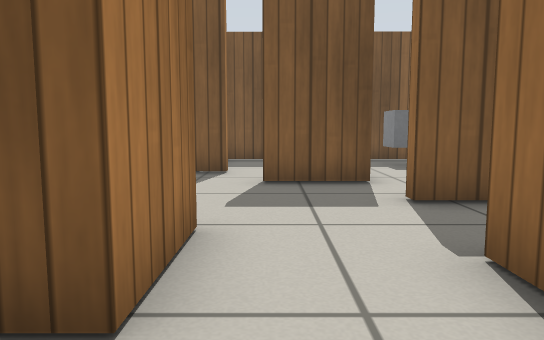
[1] (above)

19 first-person views from a walk through a Gazebo world. The camera is 0.5 m above the floor, tilts 6° down and sees 70° across. The floor is counted in squares, 0.5 m on a side. Each view is taken from the middle of a square. On the plan, view 1 faces up. The plan holds only what a view shows up to about 13 squares ahead; the rest is blank. Simple patterns stand in for the simulator's built-in surfaces.

[2]
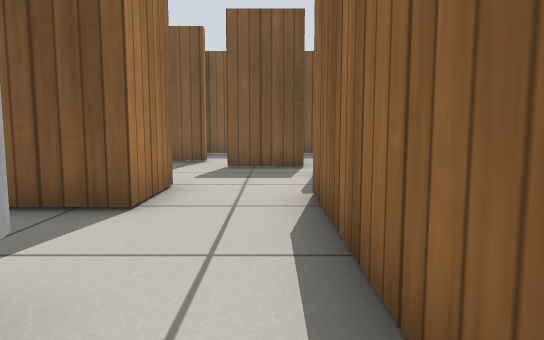

[3]
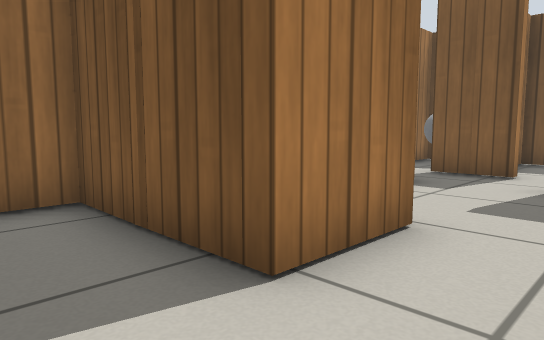

[4]
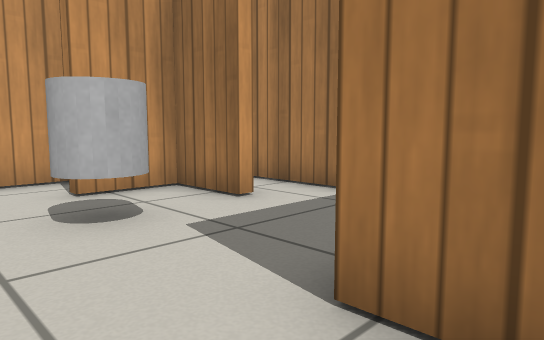

[5]
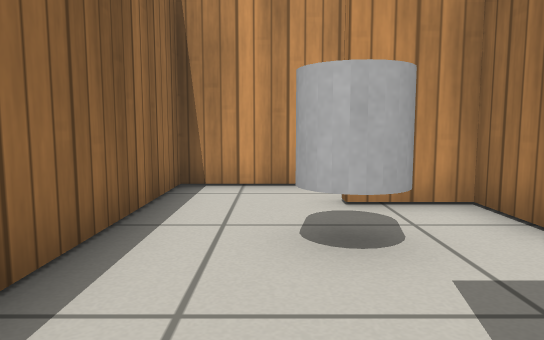

[6]
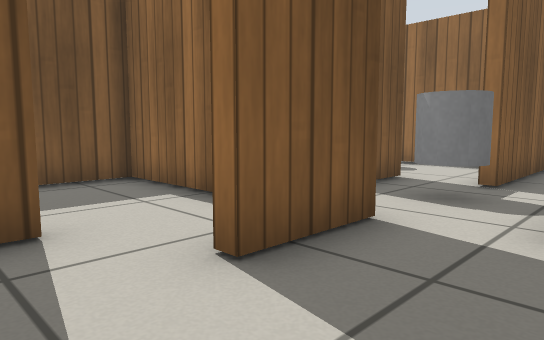

[7]
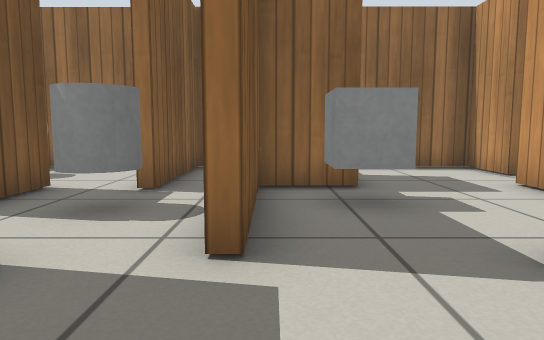

[8]
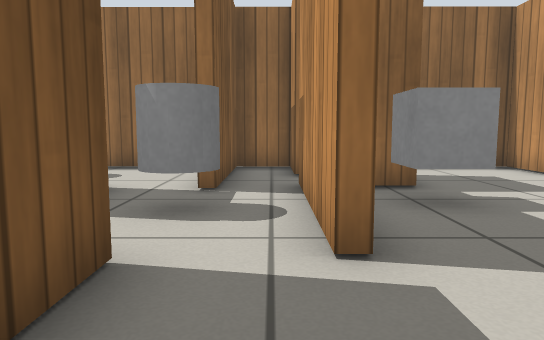

[9]
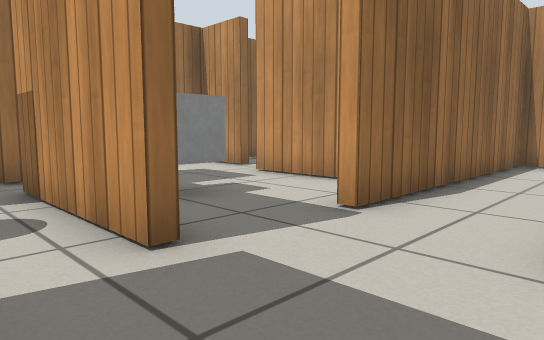

[10]
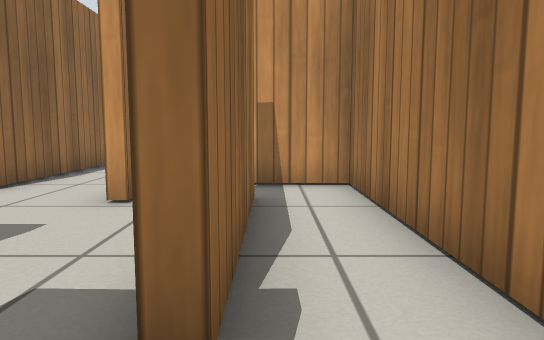

[11]
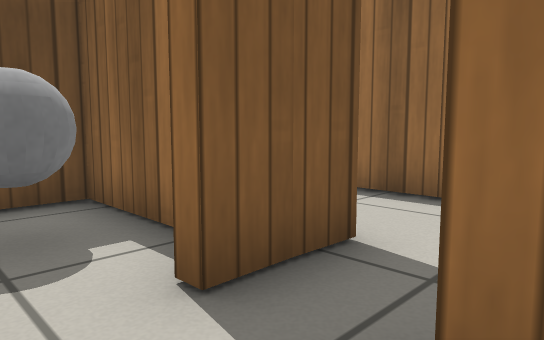

[12]
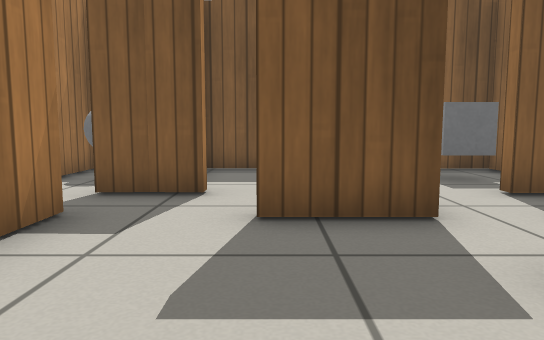

[13]
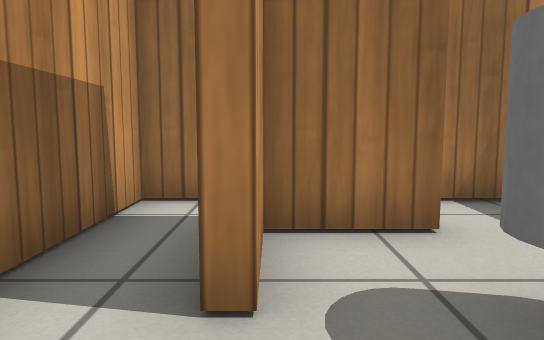

[14]
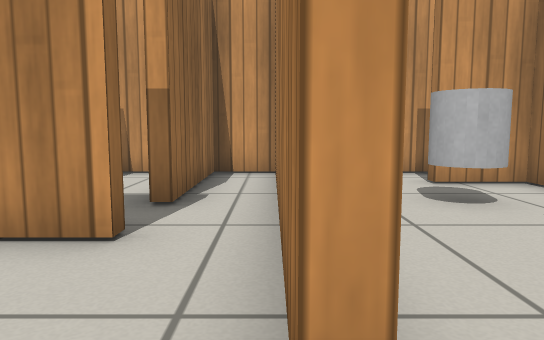

[15]
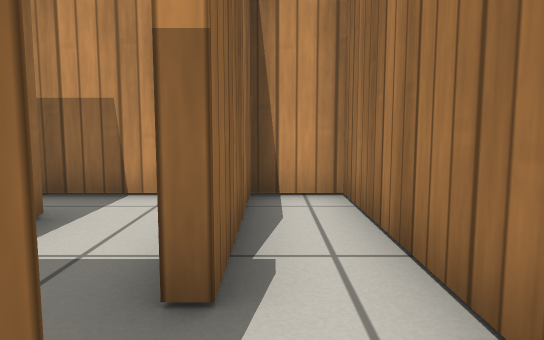

[16]
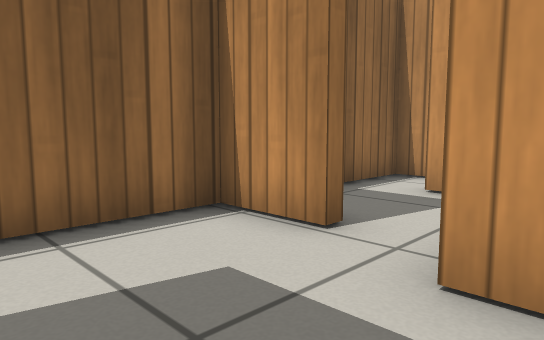

[17]
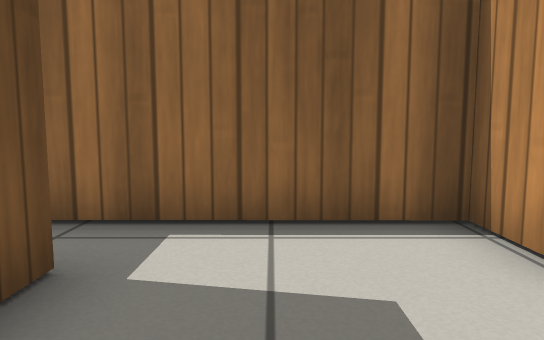

[18]
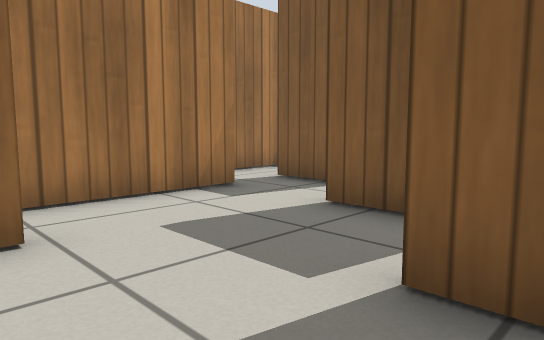

[19]
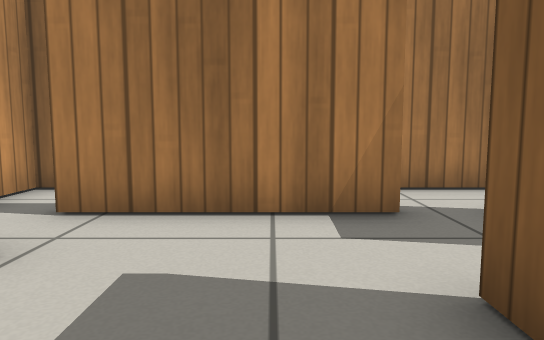

### Floor plan
Key: @ floor where view 1 was taken; # wall or solid block; . floor; B grey box; C grey cylinder; G grey ball; O other object.
Columns run from 5 left of view 1 to 9 right of it. Each row starts with its distance up from view 1.
 13 ###########
 12 #..#...#..#
 11 #.G#...#.B  O #
 10 #..#...#..  OO#
  9 #..#...#.##...#
  8 #.....##......#
  7 #.#..##..C.####
  6 #.#...........#
  5 #.#....#####.##
  4 #.#......BB##.#
  3 #...#.........#
  2 #####..#......#
  1 #......#......#
  0 #....@.#.###.##
 -1 #...C..##.. ..
 -2 #.#.C..##.. ..
 -3 #.###..##..##.#
 -4 #......##.....#
 -5 ###############

Positions as (right, up) in squares from view 1, and headings:
1: (0, 0), facing up
2: (1, -3), facing up
3: (1, 0), facing up-left
4: (1, 3), facing down-left
5: (0, 2), facing down
6: (-2, 5), facing up-right
7: (-1, 5), facing right
8: (-1, 6), facing right
9: (-1, 7), facing down-right
10: (-3, 9), facing down
11: (-4, 7), facing up-right
12: (0, 3), facing up
13: (1, -3), facing left
14: (2, 4), facing down
15: (3, 1), facing down
16: (5, 3), facing down-right
17: (5, 2), facing right
18: (3, 3), facing up-left
19: (2, 6), facing left
